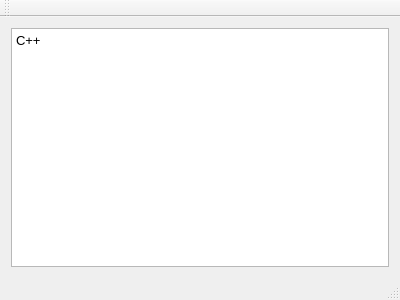
<?xml version="1.0" encoding="UTF-8"?>
<ui version="4.0">
 <class>MainWindow</class>
 <widget class="QMainWindow" name="MainWindow">
  <property name="geometry">
   <rect>
    <x>0</x>
    <y>0</y>
    <width>400</width>
    <height>300</height>
   </rect>
  </property>
  <property name="windowTitle">
   <string>Notepad</string>
  </property>
  <widget class="QWidget" name="centralWidget">
   <layout class="QHBoxLayout" name="horizontalLayout">
    <item>
     <widget class="QTextEdit" name="textEdit">
      <property name="html">
       <string>&lt;!DOCTYPE HTML PUBLIC &quot;-//W3C//DTD HTML 4.0//EN&quot; &quot;http://www.w3.org/TR/REC-html40/strict.dtd&quot;&gt;
&lt;html&gt;&lt;head&gt;&lt;meta name=&quot;qrichtext&quot; content=&quot;1&quot; /&gt;&lt;style type=&quot;text/css&quot;&gt;
p, li { white-space: pre-wrap; }
&lt;/style&gt;&lt;/head&gt;&lt;body style=&quot; font-family:'Liberation Sans'; font-size:10pt; font-weight:400; font-style:normal;&quot;&gt;
&lt;p style=&quot; margin-top:0px; margin-bottom:0px; margin-left:0px; margin-right:0px; -qt-block-indent:0; text-indent:0px;&quot;&gt;C++&lt;/p&gt;&lt;/body&gt;&lt;/html&gt;</string>
      </property>
     </widget>
    </item>
   </layout>
  </widget>
  <widget class="QMenuBar" name="menuBar">
   <property name="geometry">
    <rect>
     <x>0</x>
     <y>0</y>
     <width>400</width>
     <height>20</height>
    </rect>
   </property>
  </widget>
  <widget class="QToolBar" name="mainToolBar">
   <attribute name="toolBarArea">
    <enum>TopToolBarArea</enum>
   </attribute>
   <attribute name="toolBarBreak">
    <bool>false</bool>
   </attribute>
  </widget>
  <widget class="QStatusBar" name="statusBar"/>
 </widget>
 <layoutdefault spacing="6" margin="11"/>
 <resources/>
 <connections/>
</ui>
